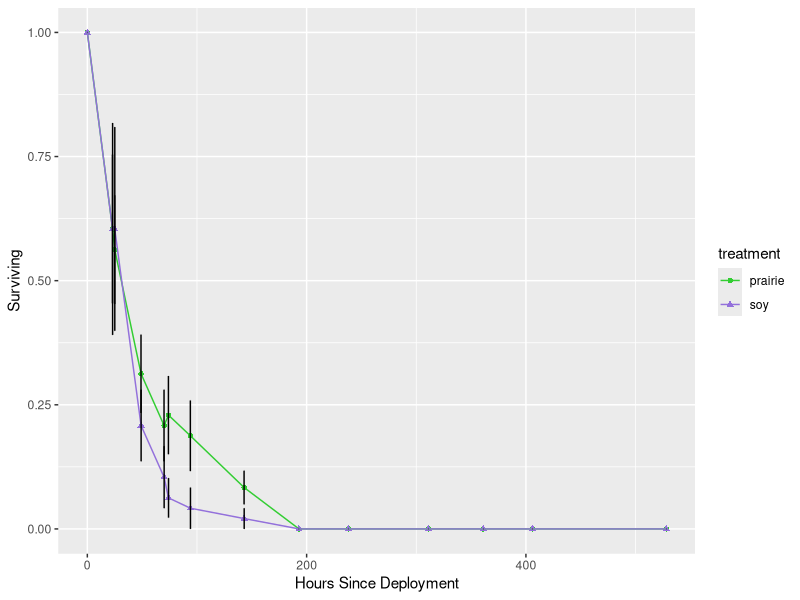
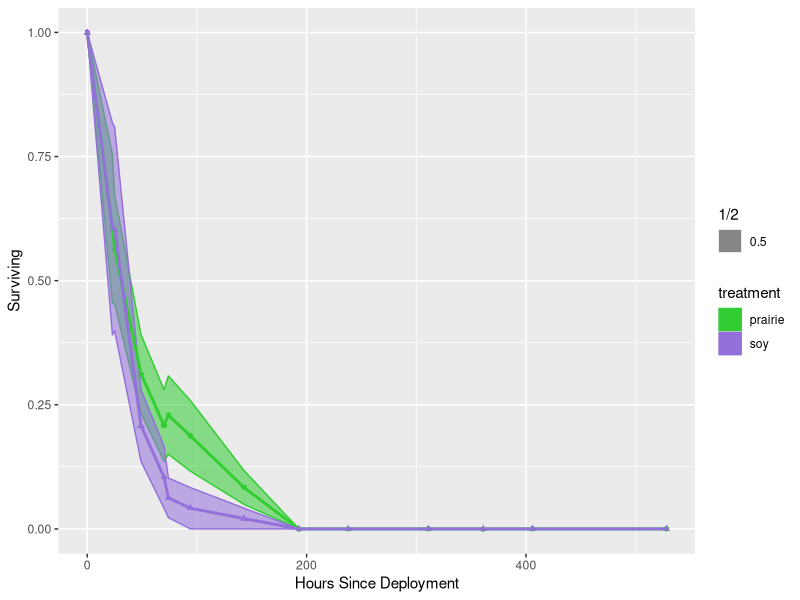
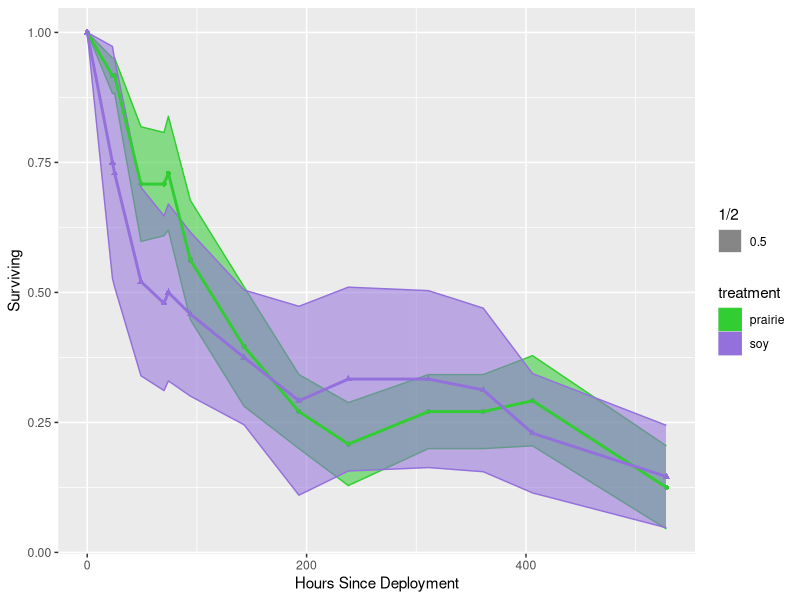
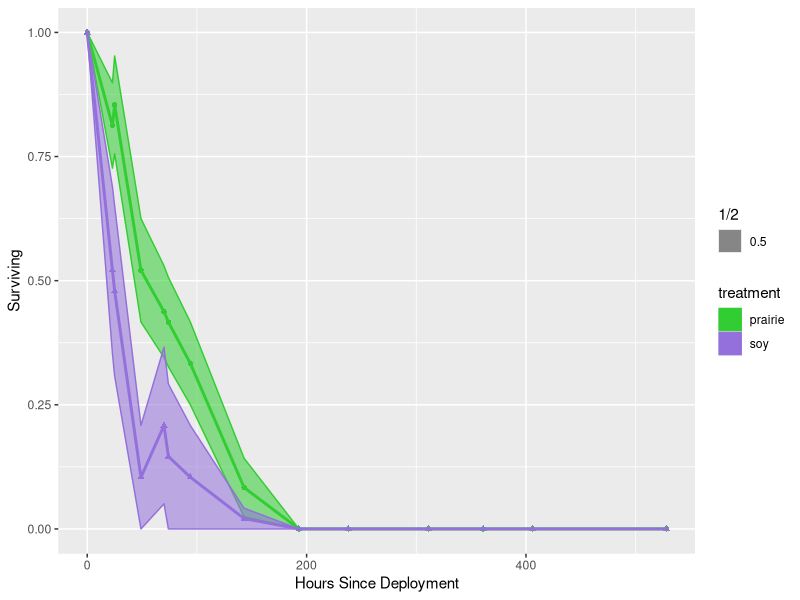
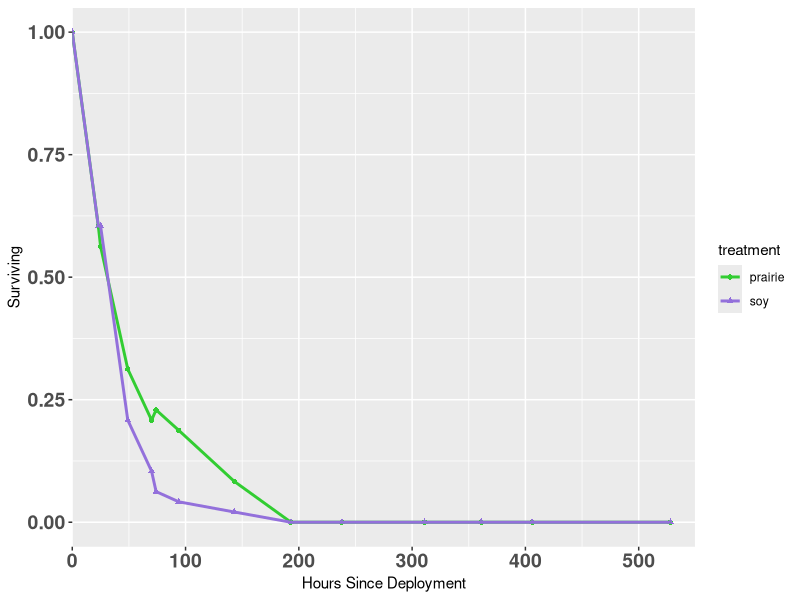
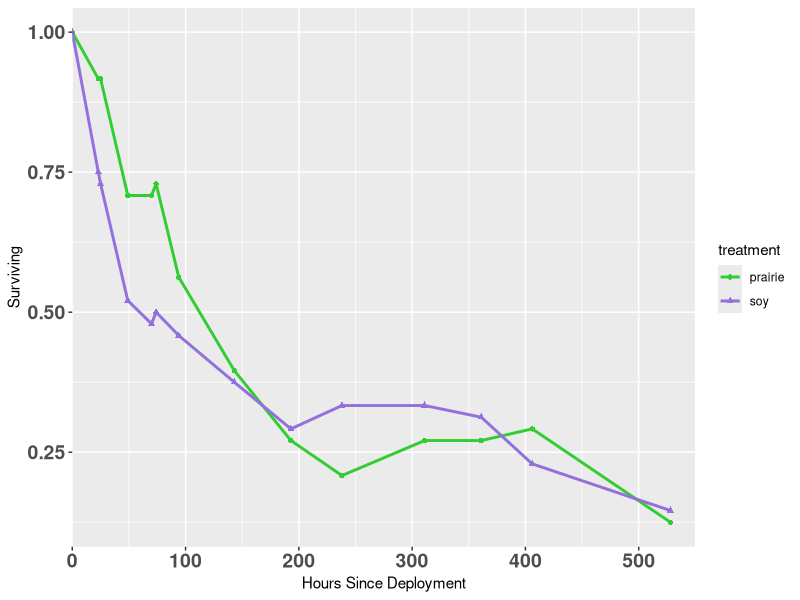
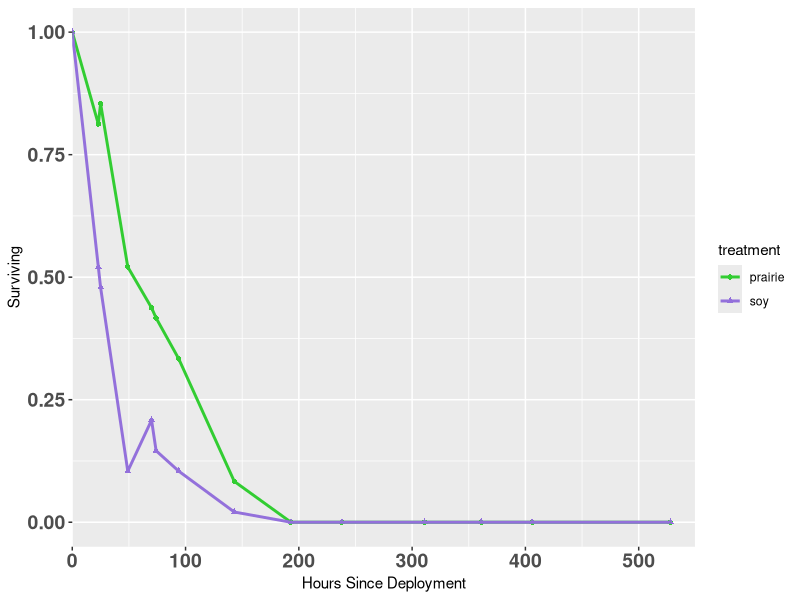

Write the R code that produced these figures, in order.
#bring exp1.data in

#during the first part of the experiment, I recorded the fates of eggs and larvae on individual plants 
#(July 13-18). later, as they hatched and moved between plants (July 20 and on), I began to only 
#record the number of individuals within the "patch" of three plants. In excel, I summed across
#the 3 plants for July 13-18 in each patch and then brought in the data into R.

exp1.data<-read.csv(file="deployment1_excel_shaped_2016_csv.csv", header=TRUE)
exp1.data<-na.omit(exp1.data) #omit the na's, which included lots of empty spaces, which were artifacts from the excel manipulation

#make block into a factor
exp1.data$block <- as.factor(exp1.data$block)


#create total and surviving variables
exp1.data$total<-rowSums(exp1.data[9:15])
exp1.data$surviving<-exp1.data$total/exp1.data$Initial_count

library(reshape2)

exp1.data1<-dcast(exp1.data, date+hours_since_deployment+block+treatment~exclosure_treatment, mean)
exp1.data1$open<-NULL


exp1.open.only<-exp1.data[which(exp1.data$exclosure_treatment=="open"),]
exp1.open.only$exclosure_treatment<-NULL

exp1.data2<-merge(exp1.open.only, exp1.data1)


#do the anova using glm function
exp1.result <- glm(cbind(total, Initial_count) ~ hours_since_deployment*treatment + 
                block + (1+block:treatment)+offset(closed), data=exp1.data2, 
              family=binomial(link='logit'))
exp1.result
summary(exp1.result)


#also, let's do anova as an AoD becuase of exp1.data structure 
#here's some scratch code to work from, lifted from Safarzoda thesis


anova(exp1.result, test="Rao")#analysis of deviance
#need to create concatenated variable for interaction
exp1.data2$hours.treatment<-paste(exp1.data2$treatment, ".", exp1.data2$hours_since_deployment)

with(exp1.data2, pairwise.t.test(surviving, hours.treatment, p.adjust.method="holm"))

#need to do pairwise t-test only comparing within a given hours_since_deployment. I couldn't figure out how
#to do it using a for loop, so I took the brute force approach for the time being



#load library(ddply) compute summary stats for plotting
library(plyr)
exp1.data2.summary<-ddply(exp1.data2, .(hours_since_deployment, treatment), summarize,
                     N=length(surviving),
                     mean=mean(surviving),
                     sd   = sd(surviving),
                     se   = sd / sqrt(N) )

exp1.data2.summary.closed<-ddply(exp1.data2, .(hours_since_deployment, treatment), summarize,
                            N=length(closed),
                            mean=mean(closed),
                            sd   = sd(closed),
                            se   = sd / sqrt(N) )

exp1.data2.summary.sham<-ddply(exp1.data2, .(hours_since_deployment, treatment), summarize,
                          N=length(sham),
                          mean=mean(sham),
                          sd   = sd(sham),
                          se   = sd / sqrt(N) )

#creating the plot!

#make my colour palette
cols <- c("prairie" = "limegreen", "soy" = "mediumpurple")
#load ggplot2
library(ggplot2)
#make the pot
ggplot1<- ggplot(exp1.data2.summary, 
                 aes(x=exp1.data2.summary$hours_since_deployment, y=mean, colour=treatment, shape=treatment)) +
  scale_color_manual(values=cols)+
  geom_point()+
  geom_line()+
  geom_errorbar(aes(ymin=mean-se, ymax=mean+se), colour="black", width=.2, position="dodge")+
  xlab("Hours Since Deployment")+
  ylab("Surviving")
#view the plot
ggplot1


#cooler ggplot 
cols <- c("corn" = "gold2", "prairie" = "limegreen", "soy" = "mediumpurple", "fallow" = "firebrick1", "turf" ="dodgerblue2" )
ggplot2<- ggplot(exp1.data2.summary, 
                 aes(x=hours_since_deployment, y=mean, shape=treatment, colour=treatment, fill=treatment))+
  geom_point()+
  geom_ribbon(aes(ymin=mean-se, ymax=mean+se, alpha=1/2))+
  scale_colour_manual(values=cols)+ 
  scale_fill_manual(values=cols)+
  geom_line(size=1)+
  xlab("Hours Since Deployment")+
  ylab("Surviving")


ggplot2

#make it for closed and sham

ggplot.closed<- ggplot(exp1.data2.summary.closed, 
                       aes(x=hours_since_deployment, y=mean, shape=treatment, colour=treatment, fill=treatment))+
  geom_point()+
  geom_ribbon(aes(ymin=mean-se, ymax=mean+se, alpha=1/2))+
  scale_colour_manual(values=cols)+ 
  scale_fill_manual(values=cols)+
  geom_line(size=1)+
  xlab("Hours Since Deployment")+
  ylab("Surviving")


ggplot.closed

ggplot.sham<- ggplot(exp1.data2.summary.sham, 
                     aes(x=hours_since_deployment, y=mean, shape=treatment, colour=treatment, fill=treatment))+
  geom_point()+
  geom_ribbon(aes(ymin=mean-se, ymax=mean+se, alpha=1/2))+
  scale_colour_manual(values=cols)+ 
  scale_fill_manual(values=cols)+
  geom_line(size=1)+
  xlab("Hours Since Deployment")+
  ylab("Surviving")


ggplot.sham



####plots for presentation


ggplot1<- ggplot(exp1.data2.summary, 
                 aes(x=exp1.data2.summary$hours_since_deployment, y=mean, colour=treatment, shape=treatment)) +
  scale_color_manual(values=cols)+
  geom_point()+
  geom_line(size=1)+
  xlab("Hours Since Deployment")+
  ylab("Surviving")+
  theme(axis.text.x = element_text(face="bold", 
                                   size=14),
        axis.text.y = element_text(face="bold", size=14))+
scale_x_continuous(expand = c(0, 0), limits = c(0, 550))

#view the plot
ggplot1

#make it for closed and sham

ggplot.closed<- ggplot(exp1.data2.summary.closed, 
                       aes(x=hours_since_deployment, y=mean, shape=treatment, colour=treatment, fill=treatment))+
  geom_point()+
  scale_colour_manual(values=cols)+ 
  scale_fill_manual(values=cols)+
  geom_line(size=1)+
  xlab("Hours Since Deployment")+
  ylab("Surviving")+
  theme(axis.text.x = element_text(face="bold", 
                                   size=14),
        axis.text.y = element_text(face="bold", size=14))+
scale_x_continuous(expand = c(0, 0), limits = c(0, 550))



ggplot.closed

ggplot.sham<- ggplot(exp1.data2.summary.sham, 
                     aes(x=hours_since_deployment, y=mean, shape=treatment, colour=treatment, fill=treatment))+
  geom_point()+
  scale_colour_manual(values=cols)+ 
  scale_fill_manual(values=cols)+
  geom_line(size=1)+
  xlab("Hours Since Deployment")+
  ylab("Surviving")+
  theme(axis.text.x = element_text(face="bold", 
                                   size=14),
        axis.text.y = element_text(face="bold", size=14))+
scale_x_continuous(expand = c(0, 0), limits = c(0, 550))



ggplot.sham
